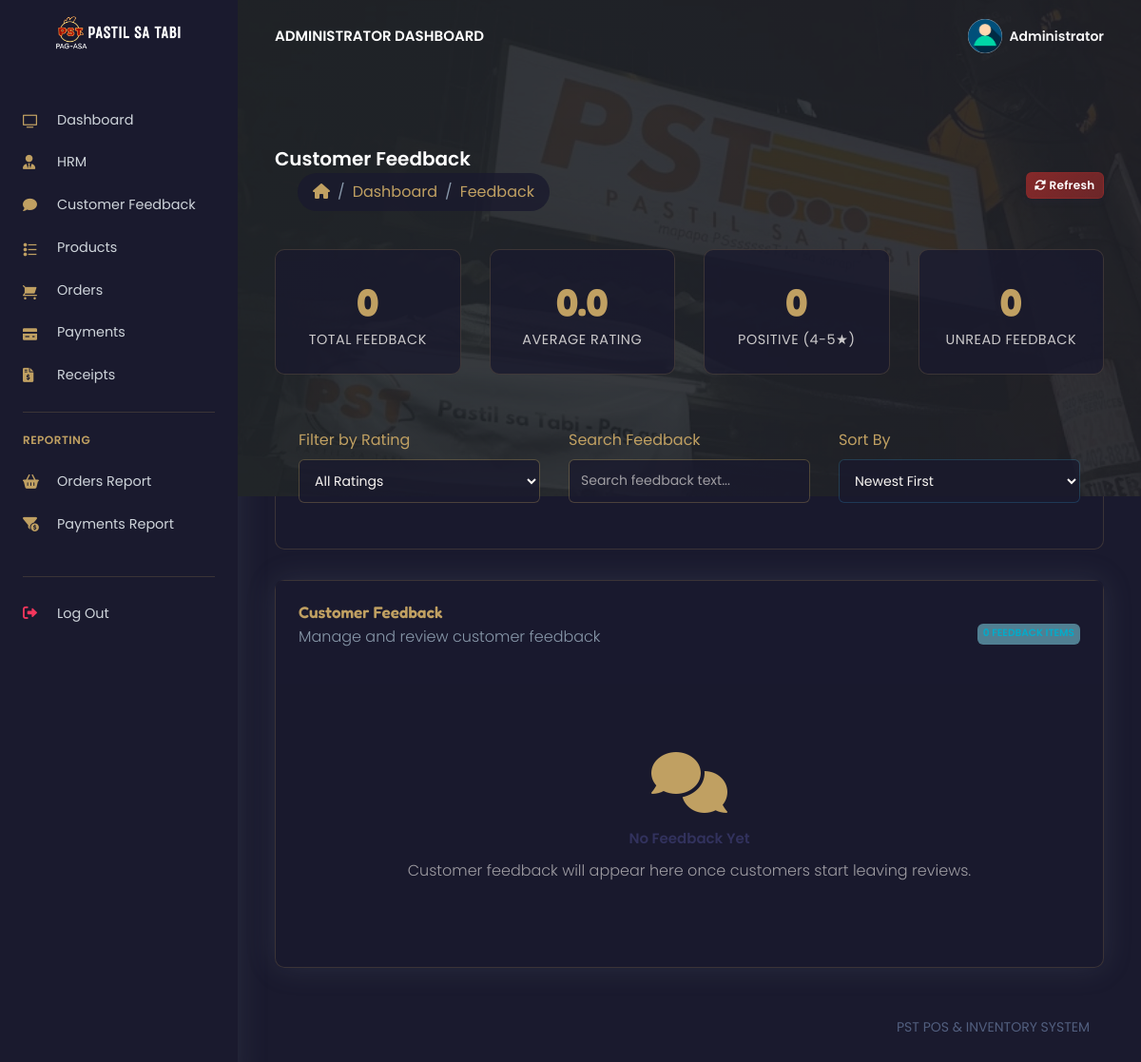
Before: /PSTsystem/admin/feedback.php (signed in) with the older database file.
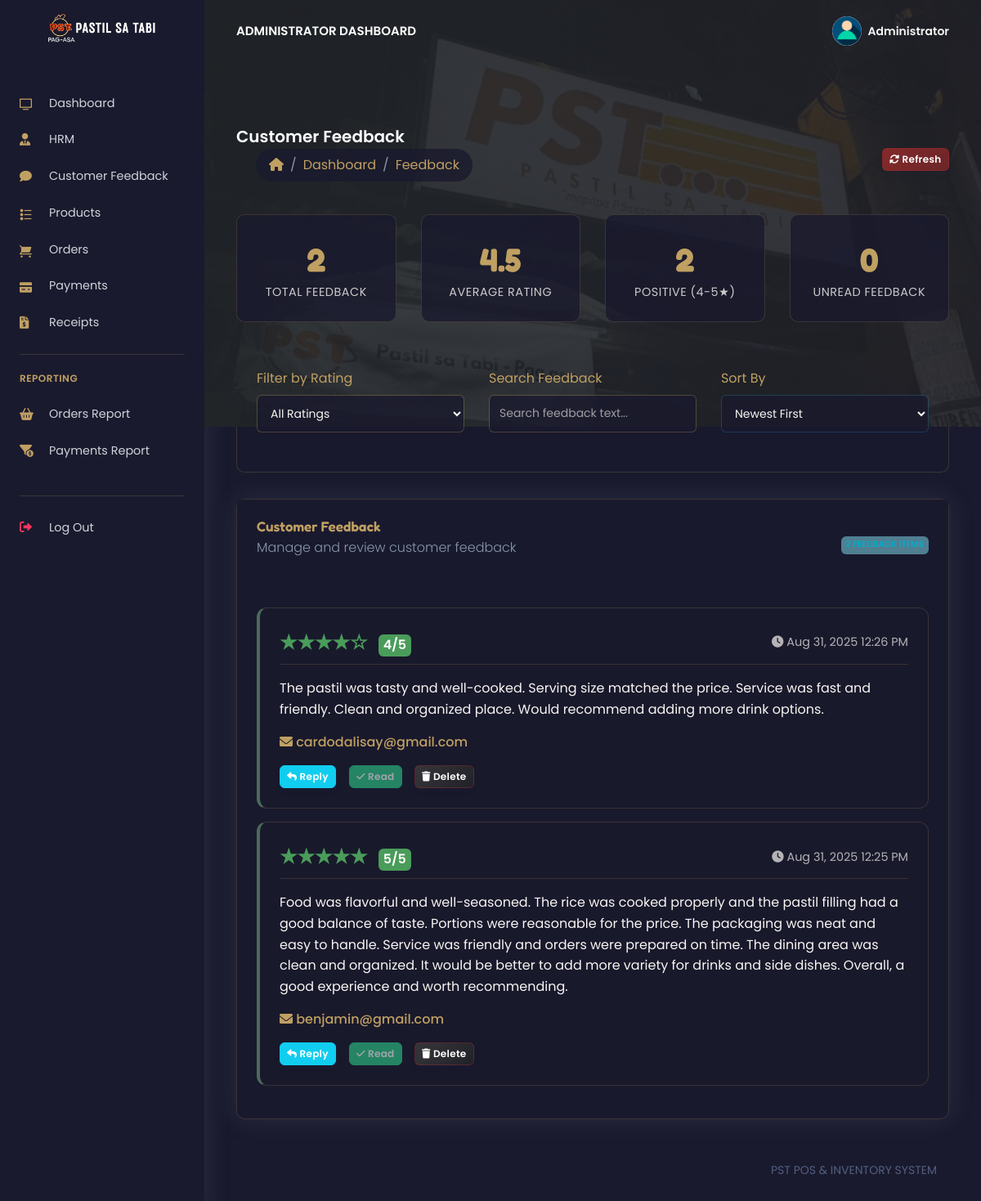
After: the same page with the newer database file.
### tables this page shows
CREATE TABLE `rpos_admin` (
  `admin_id` varchar(200) NOT NULL,
  `admin_name` varchar(200) NOT NULL,
  `admin_email` varchar(200) NOT NULL,
  `admin_password` varchar(200) NOT NULL
);

CREATE TABLE `rpos_feedback` (
  `feedback_id` int(11) NOT NULL,
  `rating` int(11) NOT NULL,
  `feedback_text` text NOT NULL,
  `email` varchar(255) DEFAULT NULL,
  `created_at` timestamp NOT NULL DEFAULT current_timestamp(),
  `is_read` tinyint(1) DEFAULT 0,
  `read_at` datetime DEFAULT NULL
);

### PSTsystem/admin/feedback.php (the view, shortened to what the changed rows need)
<?php
include('config/config.php');
$stats_query = "SELECT
    COUNT(*) as total_feedback,
    AVG(rating) as avg_rating,
    COUNT(CASE WHEN rating >= 4 THEN 1 END) as positive_feedback,
    COUNT(CASE WHEN rating <= 2 THEN 1 END) as negative_feedback,
    COUNT(CASE WHEN rating = 3 THEN 1 END) as neutral_feedback,
    COUNT(CASE WHEN is_read = 1 OR is_read IS NULL THEN 1 END) as read_feedback,
    COUNT(CASE WHEN is_read = 0 THEN 1 END) as unread_feedback
    FROM rpos_feedback";
$stmt = $mysqli->prepare($stats_query);
$stmt->execute();
$stats_result = $stmt->get_result();
$stats = $stats_result->fetch_assoc();
require_once('partials/_head.php');
?>
<!DOCTYPE html>
<html lang="en">
<head>
    <link rel="stylesheet" href="https://cdnjs.cloudflare.com/ajax/libs/font-awesome/6.0.0/css/all.min.css">
</head>
<body>
  <?php require_once('partials/_sidebar.php'); ?>
  <div class="main-content">
    <?php require_once('partials/_topnav.php'); ?>
    <div class="header pb-8 pt-5 pt-md-8">
      <div class="container-fluid">
        <div class="header-body">
          <div class="row">
            <div class="col-xl-3 col-lg-6">
              <div class="stat-card">
                <div class="stat-number"><?php echo $stats['total_feedback']; ?></div>
                <div class="stat-label">Total Feedback</div>
              </div>
            </div>
            <div class="col-xl-3 col-lg-6">
              <div class="stat-card">
                <div class="stat-number"><?php echo number_format($stats['avg_rating'], 1); ?></div>
                <div class="stat-label">Average Rating</div>
              </div>
            </div>
            <div class="col-xl-3 col-lg-6">
              <div class="stat-card">
                <div class="stat-number"><?php echo $stats['positive_feedback']; ?></div>
                <div class="stat-label">Positive (4-5★)</div>
              </div>
            </div>
          </div>
        </div>
      </div>
    </div>
    <div class="container-fluid mt--7">
      <div class="row">
        <div class="col">
          <div class="card shadow">
            <div class="card-body">
                  <?php
              $ret = "SELECT f.*,
                      (SELECT COUNT(*) FROM rpos_feedback_replies WHERE feedback_id = f.feedback_id) as reply_count
                      FROM rpos_feedback f
                      ORDER BY f.created_at DESC";
                  $stmt = $mysqli->prepare($ret);
                  $stmt->execute();
                  $res = $stmt->get_result();
              if ($res->num_rows > 0) {
                  while ($feedback = $res->fetch_object()) {
                      $rating_stars = str_repeat('★', $feedback->rating) . str_repeat('☆', 5 - $feedback->rating);
                      $rating_class = $feedback->rating >= 4 ? 'positive' : ($feedback->rating == 3 ? 'neutral' : 'negative');
                      $time_ago = time() - strtotime($feedback->created_at);
                      $time_display = '';
                      if ($time_ago < 3600) {
                          $time_display = floor($time_ago / 60) . ' minutes ago';
                      } elseif ($time_ago < 86400) {
                          $time_display = floor($time_ago / 3600) . ' hours ago';
                      } else {
                          $time_display = date('M d, Y h:i A', strtotime($feedback->created_at));
                      }
              ?>
                <div class="feedback-card <?php echo ($feedback->is_read == 1) ? 'read' : 'unread'; ?>" data-rating="<?php echo $feedback->rating; ?>" data-text="<?php echo strtolower(htmlspecialchars($feedback->feedback_text)); ?>" data-feedback-id="<?php echo $feedback->feedback_id; ?>">
                  <div class="feedback-header">
                    <div class="feedback-rating rating-<?php echo $feedback->rating; ?>">
                        <?php echo $rating_stars; ?>
                      <span class="badge badge-<?php echo $rating_class; ?> ml-2"><?php echo $feedback->rating; ?>/5</span>
                    </div>
                    <div class="feedback-date">
                      <i class="fas fa-clock"></i> <?php echo $time_display; ?>
                    </div>
                  </div>
                  <div class="feedback-text">
                    <?php echo nl2br(htmlspecialchars($feedback->feedback_text)); ?>
                  </div>
                  <?php if ($feedback->email): ?>
                  <div class="feedback-email">
                    <i class="fas fa-envelope"></i> <?php echo htmlspecialchars($feedback->email); ?>
                  </div>
                  <?php endif; ?>
                  <div class="feedback-actions">
                    <button class="btn btn-sm btn-info" onclick="showReplyModal(<?php echo $feedback->feedback_id; ?>, '<?php echo htmlspecialchars($feedback->email); ?>')" <?php echo !$feedback->email ? 'disabled' : ''; ?>>
                      <i class="fas fa-reply"></i> Reply
                    </button>
                    <?php if ($feedback->is_read == 0): ?>
                    <button class="btn btn-sm btn-warning" onclick="markAsRead(<?php echo $feedback->feedback_id; ?>)">
                      <i class="fas fa-check"></i> Mark as Read
                    </button>
                    <?php else: ?>
                    <button class="btn btn-sm btn-success" disabled>
                      <i class="fas fa-check"></i> Read
                    </button>
                    <?php endif; ?>
                    <button class="btn btn-sm btn-danger" onclick="deleteFeedback(<?php echo $feedback->feedback_id; ?>)">
                          <i class="fas fa-trash"></i> Delete
                    </button>
                  </div>
                </div>
              <?php
                  }
              } else {
              ?>
                <div class="empty-state">
                  <i class="fas fa-comments"></i>
                  <h4>No Feedback Yet</h4>
                  <p>Customer feedback will appear here once customers start leaving reviews.</p>
                </div>
                  <?php } ?>
            </div>
          </div>
        </div>
      </div>
    </div>
  </div>
</body>
</html>

### PSTsystem/admin/partials/_sidebar.php (shortened to what the changed rows need)
<?php
$admin_id = $_SESSION['admin_id'];
$ret = "SELECT * FROM  rpos_admin  WHERE admin_id = '$admin_id'";
$stmt = $mysqli->prepare($ret);
$stmt->execute();
$res = $stmt->get_result();
while ($admin = $res->fetch_object()) {
?>
  <nav class="navbar navbar-vertical fixed-left navbar-expand-md navbar-light sidebar" id="sidenav-main">
    <div class="container-fluid">
      <a class="navbar-brand pt-0" href="dashboard.php">
        <img src="assets/img/brand/repos.png" class="navbar-brand-img" alt="...">
      </a>
      <div class="collapse navbar-collapse" id="sidenav-collapse-main">
        <ul class="navbar-nav">
          <li class="nav-item">
            <a class="nav-link text-light" href="dashboard.php">
              <i class="ni ni-tv-2 text-gold"></i> Dashboard
            </a>
          </li>
          <li class="nav-item">
            <a class="nav-link text-light" href="hrm.php">
              <i class="fas fa-user-tie text-gold"></i> HRM
            </a>
          </li>
          <li class="nav-item">
            <a class="nav-link text-light" href="feedback.php">
              <i class="fas fa-comment text-gold"></i>
              <span>Customer Feedback</span>
            </a>
          </li>
          <li class="nav-item">
            <a class="nav-link text-light" href="products.php">
              <i class="ni ni-bullet-list-67 text-gold"></i> Products
            </a>
          </li>
          <li class="nav-item">
            <a class="nav-link text-light" href="orders.php">
              <i class="ni ni-cart text-gold"></i> Orders
            </a>
          </li>
          <li class="nav-item">
            <a class="nav-link text-light" href="payments.php">
              <i class="ni ni-credit-card text-gold"></i> Payments
            </a>
          </li>
          <li class="nav-item">
            <a class="nav-link text-light" href="receipts.php">
              <i class="fas fa-file-invoice-dollar text-gold"></i> Receipts
            </a>
          </li>
        </ul>
        <hr class="my-3" style="border-color: rgba(192, 160, 98, 0.2);">
        <h6 class="navbar-heading text-gold">Reporting</h6>
        <ul class="navbar-nav mb-md-3">
          <li class="nav-item">
            <a class="nav-link text-light" href="orders_reports.php">
              <i class="fas fa-shopping-basket text-gold"></i> Orders Report
            </a>
          </li>
          <li class="nav-item">
            <a class="nav-link text-light" href="payments_reports.php">
              <i class="fas fa-funnel-dollar text-gold"></i> Payments Report
            </a>
          </li>
        </ul>
        <hr class="my-3" style="border-color: rgba(192, 160, 98, 0.2);">
        <ul class="navbar-nav mb-md-3">
          <li class="nav-item">
            <a class="nav-link text-light" href="logout.php">
              <i class="fas fa-sign-out-alt text-danger"></i> Log Out
            </a>
          </li>
        </ul>
      </div>
    </div>
  </nav>
<?php } ?>

### PSTsystem/admin/partials/_topnav.php (shortened to what the changed rows need)
<?php
$admin_id = $_SESSION['admin_id'];
$ret = "SELECT * FROM  rpos_admin  WHERE admin_id = '$admin_id'";
$stmt = $mysqli->prepare($ret);
$stmt->execute();
$res = $stmt->get_result();
while ($admin = $res->fetch_object()) {
?>
    <nav class="navbar navbar-top navbar-expand-md navbar-dark" id="navbar-main">
        <div class="container-fluid">
            <a class="h4 mb-0 text-white text-uppercase d-none d-lg-inline-block" href="dashboard.php"><?php echo $admin->admin_name; ?> Dashboard</a>
            <ul class="navbar-nav align-items-center d-none d-md-flex">
                <li class="nav-item dropdown">
                    <a class="nav-link pr-0" href="#" role="button" data-toggle="dropdown" aria-haspopup="true" aria-expanded="false">
                        <div class="media align-items-center">
                            <span class="avatar avatar-sm rounded-circle">
                                <img alt="Image placeholder" src="assets/img/theme/user-a-min.png">
                            </span>
                            <div class="media-body ml-2 d-none d-lg-block">
                                <span class="mb-0 text-sm  font-weight-bold"><?php echo $admin->admin_name; ?></span>
                            </div>
                        </div>
                    </a>
                </li>
            </ul>
        </div>
    </nav>
<?php } ?>

Changed rows visible on the page:
added rpos_feedback: rating "★★★★☆", rating "4", created_at "Aug 31, 2025 12:26 PM", feedback_text "The pastil was tasty and well-cooked. Serving size matched the price. Service was fast and friendly. Clean and organized place. Would recommend adding more drink options.", email "cardodalisay@gmail.com", is_read 1 (drawn)
added rpos_feedback: rating "★★★★★", rating "5", created_at "Aug 31, 2025 12:25 PM", feedback_text "Food was flavorful and well-seasoned. The rice was cooked properly and the pastil filling had a good balance of taste. Portions were reasonable for the price. The packaging was neat and easy to handle. Service was friendly and orders were prepared on time. The dining area was clean and organized. It would be better to add more variety for drinks and side dishes. Overall, a good experience and worth recommending.", email "benjamin@gmail.com", is_read 1 (drawn)
Other visible differences:
$stats['total_feedback']: "0" → "2"
$stats['avg_rating']: "0.0" → "4.5"
$stats['positive_feedback']: "0" → "2"
text no longer shown: "No Feedback Yet Customer feedback will appear here once customers start leaving reviews."
